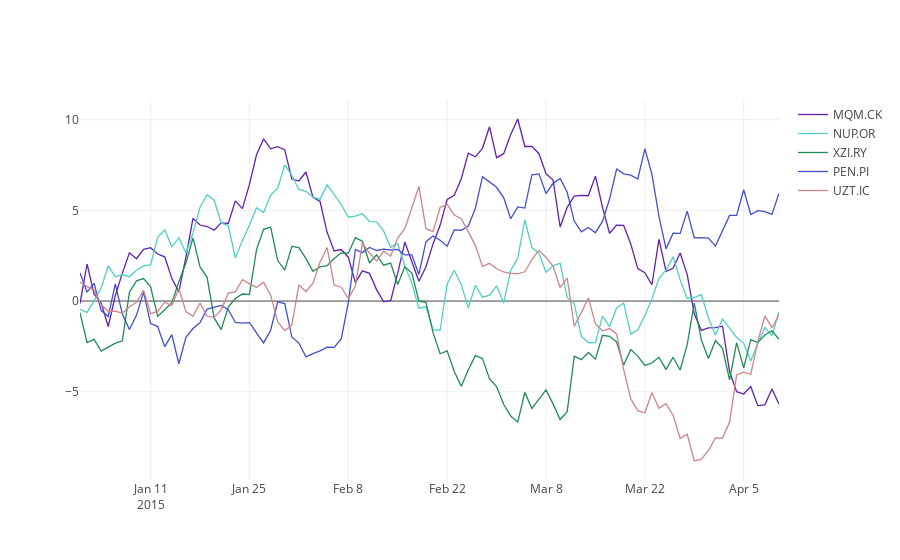

The notebook cell this image was saved under:
### Code cell
l.plot(df, 'line', 'plotly')
